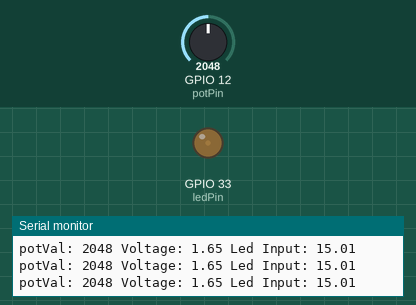
Recording of a sketch running on a simulated ESP32. Parts: output pins drawn as LEDs (lit = HIGH), the last lines printed to the serial monitor. The inputs (shaded band) are chosen by the test bench; at power-on: GPIO 12 (potPin) = 2048.

Above: at 1.2 s.
1.3 s: GPIO 12 (potPin) set to 3603
At 2.7 s:
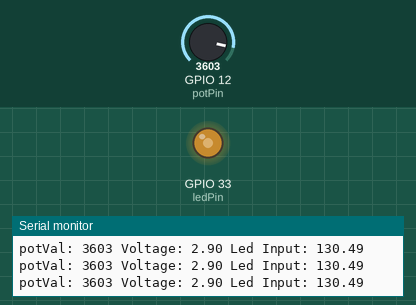
3.0 s: GPIO 12 (potPin) set to 4095
At 3.9 s:
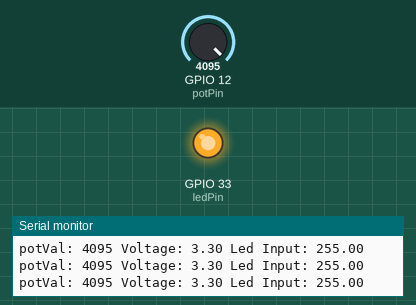
4.5 s: GPIO 12 (potPin) set to 491
At 5.1 s:
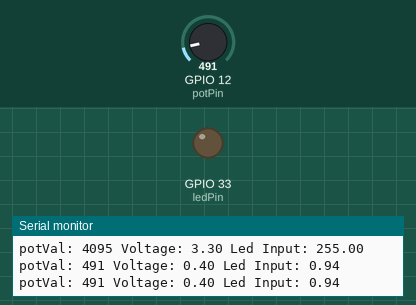
Timing chart, 0 to 7.5 s (numbered marks = the images above; inputs shaded):
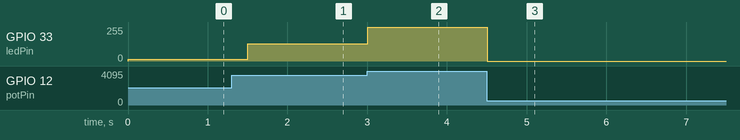

Measured:
- after the input at 1.3 s, GPIO 33 (ledPin): 15/255 → 130/255 after 0.20 s
- after the input at 3.0 s, GPIO 33 (ledPin): 130/255 → 255/255 at once
- after the input at 4.5 s, GPIO 33 (ledPin): 255/255 → 0/255 at once

The sketch:

lesson-13-potentiometerled.ino
```cpp
int potPin = 12;
int potVal;
int bcmd = 9600;
int waitTime = 300;
int ledPin = 33;
float volts;
float ledVal;

void setup() {
  // put your setup code here, to run once:
  pinMode(potPin, INPUT);
  pinMode(ledPin, OUTPUT);
  Serial.begin(bcmd);
}

void loop() {
  // put your main code here, to run repeatedly:
  potVal = analogRead(potPin);
  volts = potVal*3.3/4095;
  ledVal = pow(2, potVal/511.875)-1;  // power
  Serial.print("potVal: ");
  Serial.print(potVal);
  Serial.print(" Voltage: ");
  Serial.print(volts);
  Serial.print(" Led Input: ");
  Serial.println(ledVal);
  analogWrite(ledPin, ledVal);
  delay(waitTime);
}
```
